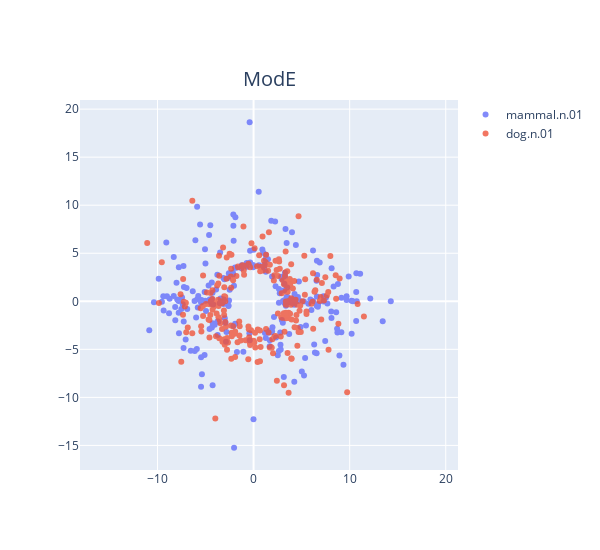

Here is the notebook cell this chart was saved with:
### Code cell
# エンティティの埋め込みをロード
entity_embedding = np.load(os.path.join(model_path, 'entity_embedding.npy'))

# HeadとTailの座標計算
head = entity_embedding[head_id]
tail = entity_embedding[tail_id]

phase_head, mod_head = np.split(head, 2)
phase_tail, mod_tail = np.split(tail, 2)
mod_head = np.log(np.abs(mod_head)) * np.sign(mod_head)
mod_tail = np.log(np.abs(mod_tail)) * np.sign(mod_tail)

phase_head = phase_head / embedding_range * np.pi
phase_tail = phase_tail / embedding_range * np.pi

x_head, y_head = mod_head * np.cos(phase_head), mod_head * np.sin(phase_head)
x_tail, y_tail = mod_tail * np.cos(phase_tail), mod_tail * np.sin(phase_tail)

fig = go.Figure()

# Head Entityのプロット
fig.add_trace(go.Scatter(x=x_head, y=y_head, mode='markers', name=entities_dict[head_id], text=[f'Head ID: {head_id}'] * len(x_head), opacity=0.8))
# Tail Entityのプロット
fig.add_trace(go.Scatter(x=x_tail, y=y_tail, mode='markers', name=entities_dict[tail_id], text=[f'Tail ID: {tail_id}'] * len(x_tail), opacity=0.8))
# HAKEテキストの追加
fig.add_annotation(
    text=model,  # 表示するテキスト
    xref="paper",  # x座標の参照元 (paperは図の左端、dataはデータ座標)
    yref="paper",  # y座標の参照元 (paperは図の下端、dataはデータ座標)
    x=0.5,  # x座標 (0.5は図の中央)
    y=1.1,  # y座標 (1.05は図の上端から5%上)
    showarrow=False,  # 矢印を非表示にする
    font=dict(size=20),  # テキストのフォントサイズ
)
# レイアウトの設定
fig.update_layout(
    title="",
    xaxis_title=" ",
    yaxis_title=" ",
    showlegend=True,
    width=600,  # 幅
    height=550,  # 高さ
    xaxis=dict(scaleanchor="y", scaleratio=1),  # x軸のアスペクト比を1:1に設定
    yaxis=dict(scaleanchor="x", scaleratio=1),  # y軸のアスペクト比を1:1に設定
)

# プロットの表示
fig.show()

### Figure 1 — Plotly figure (JSON) as saved in the notebook; plotly's stock layout.template omitted (floating-point values rounded to 4 significant figures; data arrays with more than 128 entries replaced by an {"elided": "..."} marker saying what was removed)
{"data": [{"mode": "markers", "name": "mammal.n.01", "opacity": 0.8, "text": {"elided": "250 str values"}, "type": "scatter", "x": {"elided": "250 float values"}, "y": {"elided": "250 float values"}}, {"mode": "markers", "name": "dog.n.01", "opacity": 0.8, "text": {"elided": "250 str values"}, "type": "scatter", "x": {"elided": "250 float values"}, "y": {"elided": "250 float values"}}], "layout": {"annotations": [{"font": {"size": 20}, "showarrow": false, "text": "ModE", "x": 0.5, "xref": "paper", "y": 1.1, "yref": "paper"}], "height": 550, "showlegend": true, "title": {"text": ""}, "width": 600, "xaxis": {"scaleanchor": "y", "scaleratio": 1, "title": {"text": " "}}, "yaxis": {"scaleanchor": "x", "scaleratio": 1, "title": {"text": " "}}}}
